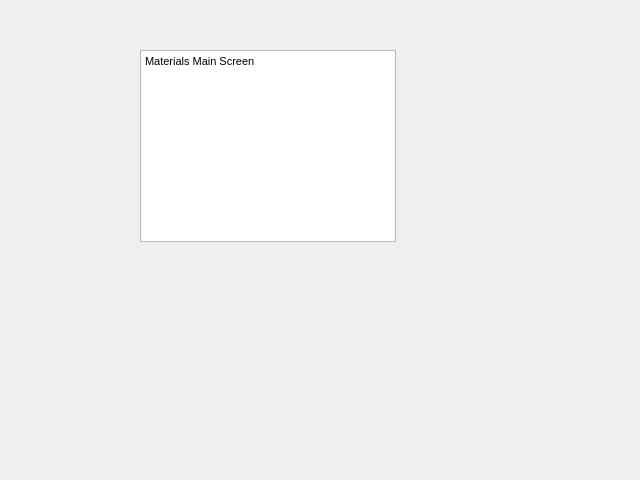
<?xml version="1.0" encoding="UTF-8"?>
<ui version="4.0">
 <class>Form</class>
 <widget class="QWidget" name="Form">
  <property name="geometry">
   <rect>
    <x>0</x>
    <y>0</y>
    <width>640</width>
    <height>480</height>
   </rect>
  </property>
  <property name="windowTitle">
   <string>Form</string>
  </property>
  <widget class="QTextBrowser" name="textBrowser">
   <property name="geometry">
    <rect>
     <x>140</x>
     <y>50</y>
     <width>256</width>
     <height>192</height>
    </rect>
   </property>
   <property name="html">
    <string>&lt;!DOCTYPE HTML PUBLIC &quot;-//W3C//DTD HTML 4.0//EN&quot; &quot;http://www.w3.org/TR/REC-html40/strict.dtd&quot;&gt;
&lt;html&gt;&lt;head&gt;&lt;meta name=&quot;qrichtext&quot; content=&quot;1&quot; /&gt;&lt;style type=&quot;text/css&quot;&gt;
p, li { white-space: pre-wrap; }
&lt;/style&gt;&lt;/head&gt;&lt;body style=&quot; font-family:'MS Shell Dlg 2'; font-size:8pt; font-weight:400; font-style:normal;&quot;&gt;
&lt;p style=&quot; margin-top:0px; margin-bottom:0px; margin-left:0px; margin-right:0px; -qt-block-indent:0; text-indent:0px;&quot;&gt;Materials Main Screen&lt;/p&gt;&lt;/body&gt;&lt;/html&gt;</string>
   </property>
  </widget>
 </widget>
 <resources/>
 <connections/>
</ui>
